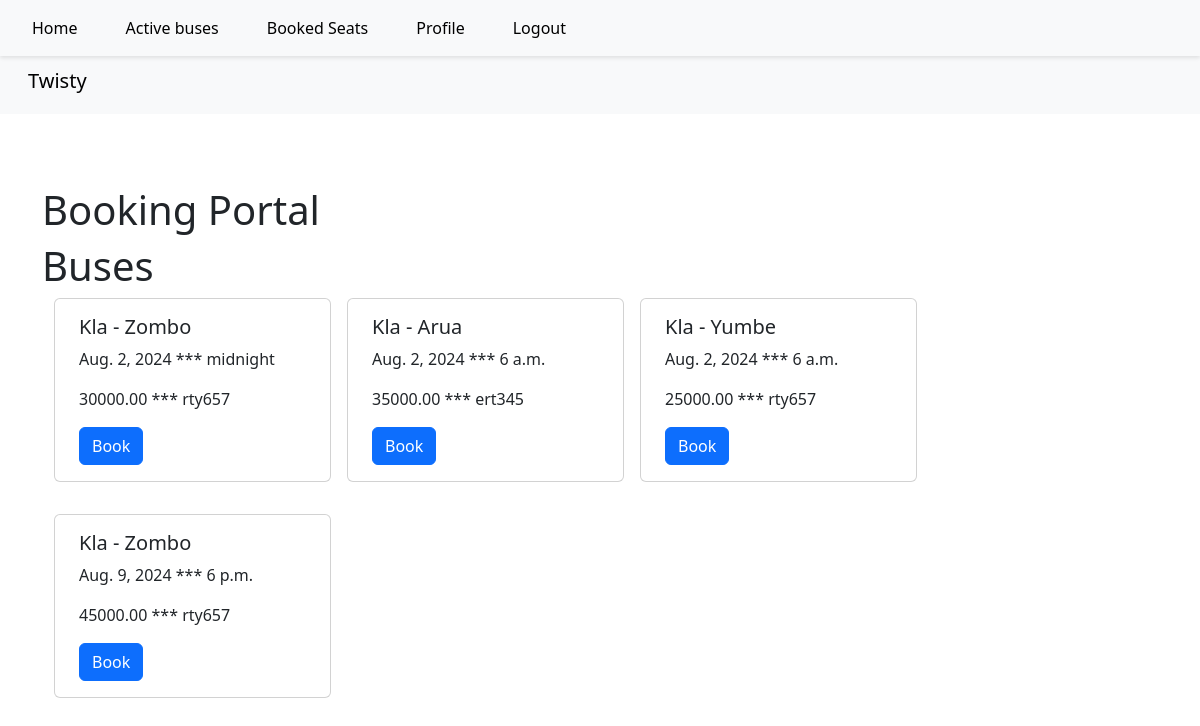
/buses (signed in), run on the app's committed database.
### booking/models.py (models this page shows, shortened)
class Bus(models.Model):
    destination = models.CharField(max_length=100)
    date = models.DateField()
    departure_time = models.TimeField()
    number_plate = models.CharField(max_length=15)
    price = models.DecimalField(max_digits=10, decimal_places=2)

### booking/views.py (the view)
# urls.py: path('', views.bus_list, name='bus_list'),
@login_required
def bus_list(request):
    buses = Bus.objects.all()
    return render(request, 'booking/bus_list.html', {'buses': buses})

### booking/templates/booking/bus_list.html (shortened to what this page needs)
{% extends 'base.html' %}
{% block content %}
<h1>Booking Portal</h1>
<div>
    <h1>Buses</h1>
    <div class="container mb-5">
        <div class="row gx-3 gy-4">
            {% for bus in buses %}
            <div class="card col-md-3 col-sm-6 col-xs-12 mx-2 mb-2 "  >
              <div class="card-body">
                <h5 class="card-title">{{ bus.destination }}</h5>
                <p class="card-text">{{ bus.date }}   ***   {{ bus.departure_time }}  </p>
                <p class="card-text">{{ bus.price }}   ***   {{ bus.number_plate }}</p>
                <a href="{% url 'book_bus' bus.id %}" class="btn btn-primary" data-mdb-ripple-init>Book</a>
              </div>
            </div>
            {% endfor %}
        </div>
    </div>
</div>
{% endblock %}

### data on the page
Bus: destination "Kla - Zombo", date "Aug. 2, 2024", departure_time "midnight", price "30000.00", number_plate "rty657"
Bus: destination "Kla - Arua", date "Aug. 2, 2024", departure_time "6 a.m.", price "35000.00", number_plate "ert345"
Bus: destination "Kla - Yumbe", date "Aug. 2, 2024", departure_time "6 a.m.", price "25000.00", number_plate "rty657"
Bus: destination "Kla - Zombo", date "Aug. 9, 2024", departure_time "6 p.m.", price "45000.00", number_plate "rty657"
